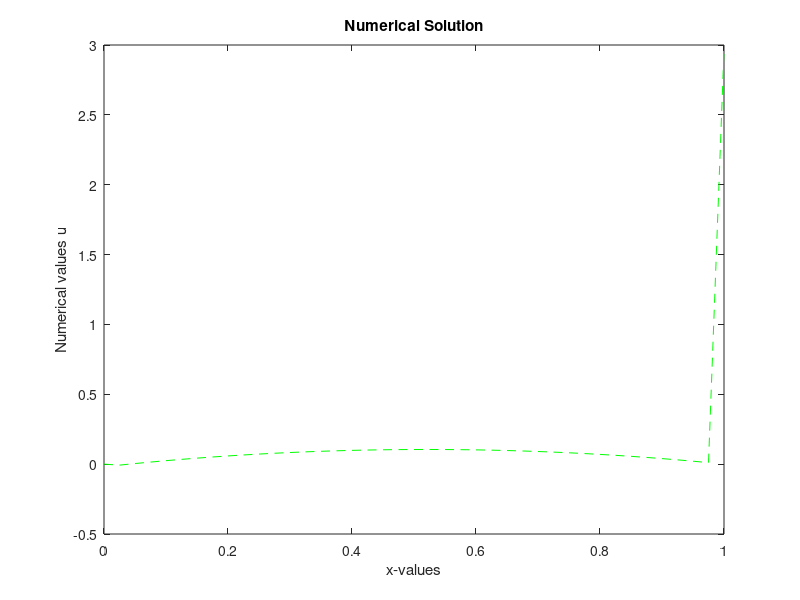
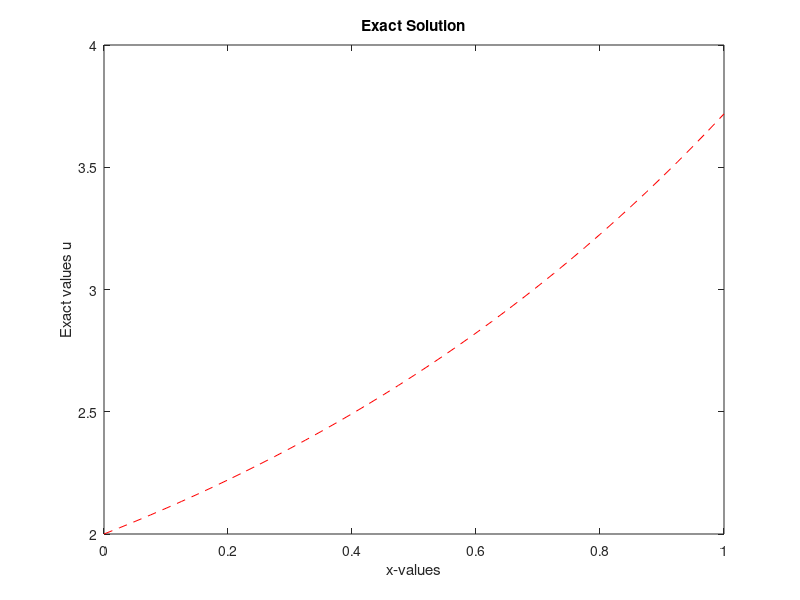

These charts were generated, in order, by the following MATLAB code:
%%%%%%%%%%%%%%%%%%%%%%%%%%%%%%%%%%%%%%%%%%%%%%%%%%%%%%%%%%%%%%%%%%%%%%%%%%%
% Fourth-Order Numerical Solution of a Linear Two-Point Boundary Value Problem
%
% Problem Type:
%     One-Dimensional Linear Elliptic Boundary Value Problem
%
% Differential Equation:
%     u'' = u - 1
%
% Boundary Conditions:
%     u(0) - u'(0) = 1
%     u(1) + u'(1) = 1 + 2e
%
% Exact Solution:
%     u(x) = 1 + exp(x)
%
% Numerical Method:
%     Fourth-Order Finite Difference Method
%
% Language:
%     MATLAB
%
% Developed as part of the coursework for
% Numerical Methods for Ordinary Differential Equations
% M.Sc. Applied Mathematics
% South Asian University
%
% Author: Kshitij Bahukhandi
%%%%%%%%%%%%%%%%%%%%%%%%%%%%%%%%%%%%%%%%%%%%%%%%%%%%%%%%%%%%%%%%%%%%%%%%%%%


clear all; % clear all variables in memory
LL=40;
H=1.0/LL;
H0=H*H/12;H2=H*H/2 ;H3=H*H*H/6; H4=H*H*H*H/24; H11=H+H3; H10=H11+H2+H4;
disp('Fourth order Num Soln for 1D linear Elliptic Equation With mixed BCs');
disp('    ');
fprintf('LL=%4.2f,\n',LL);
disp('   ')
%Formation of Nodal Points
for L=1:LL+1
    X(L)=(L-1)*H;
end
% Exact Solution & RHS function
for L=1:LL+1
    EU(L)=1+exp(X(L));
    F(L)=-1.0;
end
tic % cpu time starts
DIAG(1)=-1+H10;
SUP(1)=-1.0;
RH(1)=H10;
for L=2:LL
    F0=F(L); 
    SUB(L)=1-H0;
    DIAG(L)=-(2+10*H0);
    SUP(L)=1-H0;
    RH(L)=-12*H0;
end
SUB(LL+1)=-1.0;
DIAG(LL+1)=1+H10;
RH(LL+1)=H10+2*exp(1)*H11;
SUB(1)=0.0;
SUP(LL+1)=0.0;
% Tri-diagonal solver 
SUP(1)=SUP(1)/DIAG(1);
RH(1)=RH(1)/DIAG(1);
for L=2:LL+1
    SUP(L)=SUP(L)/(DIAG(L)-SUB(L)*SUP(L-1));
end
for L=2:LL+1
    RH(L)=(RH(L)-SUB(L)*RH(L-1))/(DIAG(L)-SUB(L)*SUP(L-1));
end
U(LL+1)=RH(LL+1);
for L=1:LL
    U(LL-L+1)=RH(LL-L+1)*U(LL-L+2);
end
U(LL)=RH(LL);
for L=2:LL-1
    U(LL-L+1)=RH(LL-L+1)-SUP(LL-L+1)*U(LL-L+2);
end
% Calculate Errors
MAU=0.0;
RMU=0.0;
for L=1:LL+1
    ERU=abs(U(L)-EU(L));
    RMU=RMU+ERU^2;
    if MAU<=ERU, MAU=ERU;  end
end
RMU=sqrt(RMU/(LL+1));
% Print errors 
fprintf('MAU=%10.4e, RMU=%10.4e\n',MAU,RMU);
disp('  ');
toc  % CPU time ends
% Plot the results 
figure(1);
plot(X,U,'--g');
xlabel('x-values');
ylabel('Numerical values u');
title('Numerical Solution')
figure(2);
plot(X,EU,'--r');
xlabel('x-values');
ylabel('Exact values u');
title('Exact Solution')
